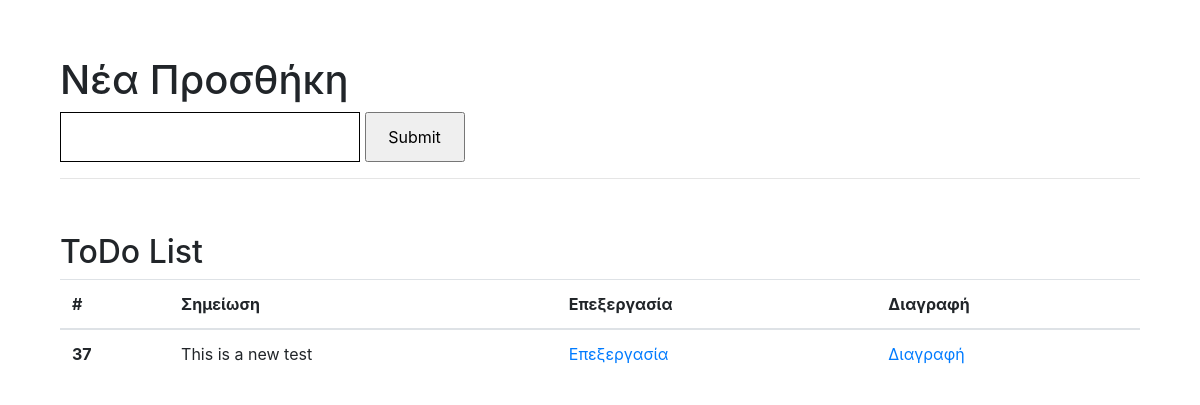
The app's page /first_app/dashboard/, older data.
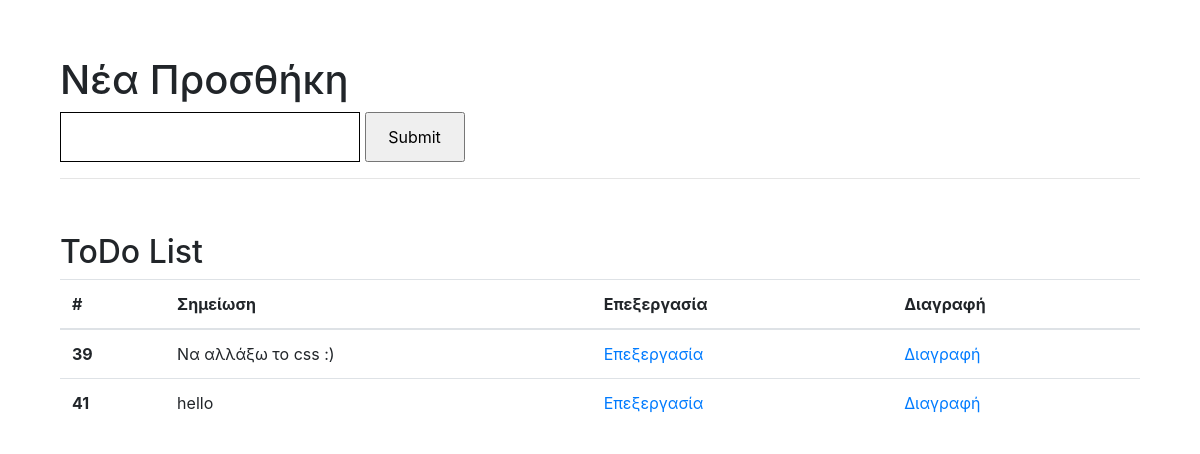
The same page, newer data.
### first_app/models.py (models this page shows)
class Note(models.Model):
    note_text = models.TextField(max_length=200, blank=False)
    created_date = models.DateTimeField(auto_now_add=True)
    modified_date = models.DateTimeField(auto_now=True)
    def __str__(self):
        return self.note_text

### first_app/views.py (the view)
# urls.py: path('dashboard/', views.dashboard, name='dashboard'),
def dashboard(request):
    q = Note.objects.all()
    context = {
        'txt': q,
    }
    return render(request, 'dashboard.html', context)

### templates/dashboard.html (shortened to what this page needs)
<!DOCTYPE html>
<html lang="en">
<head>
    <link rel="stylesheet" href="https://cdn.jsdelivr.net/npm/bootstrap@4.3.1/dist/css/bootstrap.min.css">
</head>
<body class="container">
<div class="container-fluid" style="margin-top: 5%;">
    <h1>Νέα Προσθήκη</h1>
    <form method="post" action="{% url 'add' %}">
         <input type="text" style="width: 300px; height: 50px; border: black 1px solid" name="note_input" required>
        <input type="submit" style="width: 100px; height: 50px;">
    </form>
    <hr >
    <h2 style="margin-top: 5%;">ToDo List</h2>
    <table class="table">
  <thead>
    <tr>
      <th scope="col">#</th>
      <th scope="col">Σημείωση</th>
      <th scope="col">Επεξεργασία</th>
      <th scope="col">Διαγραφή</th>
    </tr>
  </thead>
  <tbody>
  {% for i in txt%}
    <tr>
      <th scope="row">{{i.id}}</th>
      <td>{{i}}</td>
       <td><a href="{% url 'edit' i.id %}">Επεξεργασία</a></td>
        <td><a href="{% url 'delete' i.id %}">Διαγραφή</a></td>
    </tr>
   {% endfor %}
  </tbody>
</table>
</div>
</body>
</html>

Row changes from the older to the newer data that the page shows:
removed Note: id "37", note_text "This is a new test"
added Note: id "39", note_text "Να αλλάξω το css :)"
added Note: id "41", note_text "hello"
